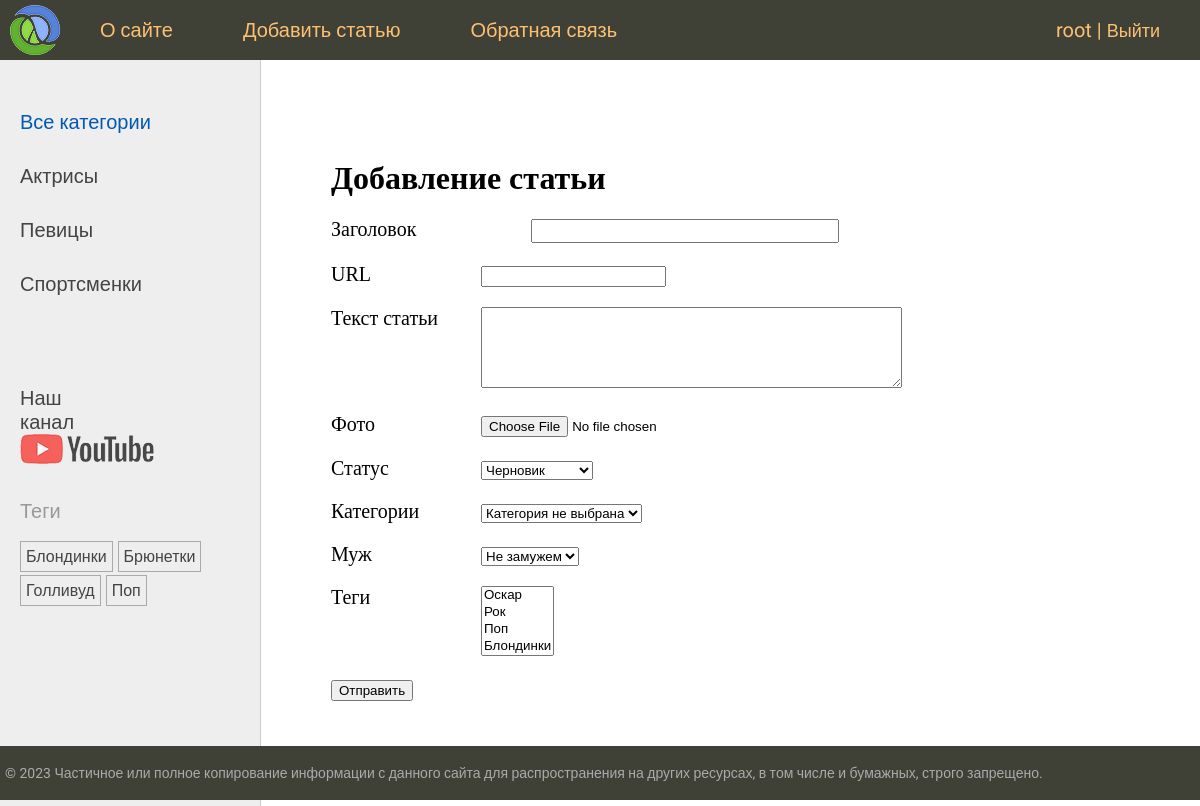
The page /addpage/ (signed in) on the database its author committed.
### users/models.py (models this page shows)
class User(AbstractUser):
    photo = models.ImageField(
        upload_to="users/%Y/%m/%d/",
        blank=True,
        null=True,
        verbose_name="Фотография профиля"
    )
    date_birth = models.DateTimeField(
        blank=True,
        null=True,
        verbose_name="Дата рождения"
    )

### women/models.py (models this page shows)
class Category(models.Model):
    name = models.CharField(
        max_length=100,
        db_index=True,
        verbose_name='Категория'
    )
    slug = models.SlugField(
        max_length=255,
        unique=True,
        db_index=True,
        verbose_name='Slug'
    )
    class Meta:
        verbose_name = 'Категория'
        verbose_name_plural = 'Категории'
    def __str__(self):
        return self.name
    def get_absolute_url(self):
        return reverse("category", kwargs={"cat_slug": self.slug})

class TagPost(models.Model):
    tag = models.CharField(
        max_length=100,
        db_index=True
    )
    slug = models.SlugField(
        max_length=255,
        unique=True,
        db_index=True
    )
    def __str__(self):
        return self.tag
    def get_absolute_url(self):
        return reverse('tag', kwargs={'tag_slug': self.slug})
    class Meta:
        verbose_name = "Тег"
        verbose_name_plural = "Теги"

### women/views.py (the view, shortened to what this page needs)
# urls.py: path('addpage/', views.AddPage.as_view(), name="add_page"),
class AddPage(PermissionRequiredMixin, LoginRequiredMixin, DataMixin, CreateView):
    form_class = AddPostForm
    template_name = "women/addpage.html"
    title_page = "Добавление статьи"
    permission_required = "women.add_women"

### women/forms.py (shortened to what this page needs)
class AddPostForm(forms.ModelForm):
    cat = forms.ModelChoiceField(
        queryset=Category.objects.all(),
        label='Категории',
        empty_label='Категория не выбрана',
    )
    husband = forms.ModelChoiceField(
        queryset=Husband.objects.all(),
        required=False,
        label='Муж',
        empty_label='Не замужем',
    )
    class Meta:
        model = Women
        fields = ("title", "slug", "content", "photos", "is_published", "cat", "husband", "tags")
        widgets = {
            "title": forms.TextInput(attrs={"class": "form-input"}),
            "content": forms.Textarea(attrs={"cols": 50, "rows": 5})
        }
        labels = {
            "slug": "URL"
        }

### users/context_processors.py (called while the page is built)
def get_women_context(request):
    return {"main_menu": menu}

### women/templatetags/women_tags.py (called while the page is built)
@register.inclusion_tag('women/list_categories.html')
def show_categories(cat_selected=0):
    cats = Category.objects.annotate(total=Count('posts')).filter(total__gt=0)
    return {'cats': cats, "cat_selected": cat_selected}

@register.inclusion_tag('women/list_tags.html')
def show_all_tags(cat_selected=0):
    tags = TagPost.objects.annotate(total=Count('tags')).filter(total__gt=0)
    return {'tags': tags}

### women/templates/women/addpage.html (shortened to what this page needs)
{% extends "base.html" %} {% block content %}
<h1>{{ title }}</h1>
<form action="" method="post" enctype="multipart/form-data">
  {% for f in form %}
  <p>
    <label class="form-label" for="{{ f.id_for_label }}">
      {{ f.label }} </label
    >{{ f }}
  </p>
  {% endfor %}
  <input type="submit" value="Отправить" />
</form>
{% endblock content %}

### templates/base.html (shortened to what this page needs)
{% load static %} {% load women_tags %}
<!DOCTYPE html>
<html>
  <head>
    <link
      type="text/css"
      href="{% static 'women/css/styles.css' %}"
      rel="stylesheet"
    />
  </head>
  <body>
    <table class="table-page" border="0" cellpadding="0" cellspacing="0">
      <tr>
        <td valign="top">
          {% block mainmenu %}
          <div class="header">
            <ul id="mainmenu" class="mainmenu">
              <li class="logo">
                <a href="{% url 'home' %}"><div class="logo"></div></a>
              </li>
              {% for m in main_menu %}
              <li>
                <a href="{% url m.urlpath %}">{{m.title}}</a>
              </li>
              {% endfor %} {% if user.is_authenticated %}
              <li class="last">
                <a href="{% url 'users:profile' %}">{{ user.username }}</a> |
                <form
                  action="{% url 'users:logout' %}"
                  method="post"
                  style="display: inline"
                >
                  <button
                    style="
                      background: none;
                      font-size: 18px;
                      border: none;
                      padding: 0;
                      color: #fdc073;
                      cursor: pointer;
                    "
                  >
                    Выйти
                  </button>
                </form>
              </li>
              {% else %}
              <li class="last">
                <a href="{% url 'users:login' %}">Войти</a> |
                <a href="{% url 'users:register' %}">Регистрация</a>
              </li>
              {% endif %}
            </ul>
          </div>
          {% endblock mainmenu %}
          <table
            class="table-content"
            border="0"
            cellpadding="0"
            cellspacing="0"
          >
            <tr>
              <td valign="top" class="left-chapters">
                <ul id="leftchapters">
                  {% if cat_selected == 0 %}
                  <li class="selected">Все категории</li>
                  {% else %}
                  <li><a href="{% url 'home' %}">Все категории</a></li>
                  {% endif %} {% show_categories cat_selected%}
                  <li class="share">
                    <p>Наш канал</p>
                    <a
                      class="share-yt"
                      href="https://www.youtube.com/channel/UClJzWfGWuGJL2t-3dYKcHTA/playlists"
                      target="_blank"
                      rel="nofollow"
                    ></a>
                  </li>
                  <li>{% show_all_tags %}</li>
                </ul>
              </td>
              <td valign="top" class="content">
                <div class="content-text">
                  {% block content %} {% endblock %}
                </div>
              </td>
            </tr>
          </table>
        </td>
      </tr>
      <tr>
        <td valign="top">
          <div id="footer">
            <p>
              &copy; 2023 Частичное или полное копирование информации с данного
              сайта для распространения на других ресурсах, в том числе и
              бумажных, строго запрещено.
            </p>
          </div>
        </td>
      </tr>
    </table>
  </body>
</html>

### women/templates/women/list_categories.html
{% for cat in cats   %}
{% if cat.id == cat_selected %}
<li class="selected">{{ cat.name }}</li>
{% else %}
<li><a href="{{ cat.get_absolute_url }}">{{  cat.name }}</li>
{% endif %}
{% endfor %}

### women/templates/women/list_tags.html (shortened to what this page needs)
{% if tags %}
    <p>Теги</p>
    <ul class="tags-list">
        {% for t in tags %}
        <li><a href="{{ t.get_absolute_url }}">{{ t.tag }}</a></li>
        {% endfor %}
    </ul>
{% endif %}

### women/static/women/css/styles.css (style rules this page uses)
html, body { font-family: "Roboto", sans-serif; margin: 0; padding: 0; height: 100%; width: 100%; color: #444; }
a { color: #0059b2; text-decoration: none; }
.table-page { width: 100%; height: 100%; vertical-align: top; }
.table-page tr { height: 100%; }
.header { background: #3F4137; height: 60px; }
.logo { background: url('../images/logo.png') no-repeat 10px 5px; width: 70px; height: 60px; }
ul.mainmenu { list-style: none; margin: 0; padding: 0; height: 60px; color: #fdc073; font-size: 20px; overflow: hidden; }
ul.mainmenu li { float: left; margin: 18px 40px 0 30px; }
ul.mainmenu li.logo { margin: 0; }
ul.mainmenu li.last { float: right; }
ul.mainmenu li a { color: #fdc073; text-decoration: none; }
.table-content { width: 100%; min-height: 100%; height: 100%; }
.left-chapters { margin: 0; background: #eee; border-right: 1px solid #ccc; }
.left-chapters ul { width: 230px; margin: 0; padding: 20px 10px 10px 20px; list-style: none; font-size: 20px; }
.left-chapters ul li { margin: 30px 0 0 0; color: #999; }
.left-chapters ul li.selected { color: #0059b2; }
.left-chapters ul li a { color: #444; text-decoration: none; }
.left-chapters ul li.share { margin: 60px 0 0 0; }
.left-chapters ul li.share p { margin: 30px 0 30px 0; }
.left-chapters ul li.share a { display: inline-block; width: 40px; height: 40px; margin: 0 20px 0 0; }
.left-chapters ul li.share a.share-yt { width: 100%; height: 30px; background: url('../images/share_yt.png') no-repeat 0 0 }
ul.tags-list { width: 100%; margin: 0; padding: 0; list-style: none; }
ul.tags-list li { margin: 0; padding: 0 0 10px; display: inline-block; }
ul.tags-list li a { padding: 5px; font-size: 16px; border: 1px solid #aaa; }
.content { padding: 40px 20px 20px 40px; width: 100%; box-sizing: border-box; }
.content-text { margin: 60px 0 0 30px; color: #000; font-size: 20px; font-family: Yandex Sans Display Light; }
.content-text h1 { font-size: 32px; }
#footer { box-sizing: border-box; background: #3F4137; padding: 5px; color: #aaa; font-size: 14px; font-family: "Roboto", sans-serif; text-align: left; overflow: hidden; }
.form-input { width: 300px; font-size: 16px; margin-left: 50px; }
.form-label { display: inline-block; min-width: 150px; vertical-align: top; }

### rows shown on the page
User: username "root"
Category: name "Актрисы"
Category: name "Певицы"
Category: name "Спортсменки"
TagPost: tag "Блондинки"
TagPost: tag "Брюнетки"
TagPost: tag "Голливуд"
TagPost: tag "Поп"

### other values the page prints
{{ m.title }} "О сайте" "Добавить статью" "Обратная связь"
{{ title }} "Добавление статьи"
{{ f.label }} "Заголовок" "URL" "Текст статьи" "Фото" "Статус" "Категории" "Муж" "Теги"
